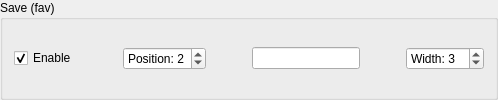
             <widget class="QGroupBox" name="groupButtonSaveFav">
              <property name="toolTip">
               <string>Save file to favourite path</string>
              </property>
              <property name="title">
               <string>Save (fav)</string>
              </property>
              <layout class="QHBoxLayout" name="horizontalLayout_17">
               <item>
                <widget class="QCheckBox" name="checkButtonSaveFav">
                 <property name="sizePolicy">
                  <sizepolicy hsizetype="Maximum" vsizetype="Fixed">
                   <horstretch>0</horstretch>
                   <verstretch>0</verstretch>
                  </sizepolicy>
                 </property>
                 <property name="toolTip">
                  <string>Partial checks are stored in collapsable drawer</string>
                 </property>
                 <property name="text">
                  <string>Enable</string>
                 </property>
                 <property name="checked">
                  <bool>true</bool>
                 </property>
                 <property name="tristate">
                  <bool>true</bool>
                 </property>
                </widget>
               </item>
               <item>
                <spacer name="horizontalSpacer_9">
                 <property name="orientation">
                  <enum>Qt::Horizontal</enum>
                 </property>
                 <property name="sizeHint" stdset="0">
                  <size>
                   <width>40</width>
                   <height>20</height>
                  </size>
                 </property>
                </spacer>
               </item>
               <item>
                <widget class="QSpinBox" name="spinButtonSaveFavPosition">
                 <property name="sizePolicy">
                  <sizepolicy hsizetype="Preferred" vsizetype="Fixed">
                   <horstretch>0</horstretch>
                   <verstretch>0</verstretch>
                  </sizepolicy>
                 </property>
                 <property name="toolTip">
                  <string>Ascending from left to right</string>
                 </property>
                 <property name="correctionMode">
                  <enum>QAbstractSpinBox::CorrectToNearestValue</enum>
                 </property>
                 <property name="suffix">
                  <string/>
                 </property>
                 <property name="prefix">
                  <string>Position: </string>
                 </property>
                 <property name="maximum">
                  <number>9</number>
                 </property>
                 <property name="value">
                  <number>2</number>
                 </property>
                </widget>
               </item>
               <item>
                <spacer name="horizontalSpacer_18">
                 <property name="orientation">
                  <enum>Qt::Horizontal</enum>
                 </property>
                 <property name="sizeHint" stdset="0">
                  <size>
                   <width>40</width>
                   <height>20</height>
                  </size>
                 </property>
                </spacer>
               </item>
               <item>
                <widget class="QLineEdit" name="lineButtonSaveFav">
                 <property name="sizePolicy">
                  <sizepolicy hsizetype="Preferred" vsizetype="Fixed">
                   <horstretch>0</horstretch>
                   <verstretch>0</verstretch>
                  </sizepolicy>
                 </property>
                 <property name="toolTip">
                  <string>Button display text</string>
                 </property>
                 <property name="text">
                  <string/>
                 </property>
                 <property name="cursorPosition">
                  <number>0</number>
                 </property>
                </widget>
               </item>
               <item>
                <spacer name="horizontalSpacer_28">
                 <property name="orientation">
                  <enum>Qt::Horizontal</enum>
                 </property>
                 <property name="sizeHint" stdset="0">
                  <size>
                   <width>40</width>
                   <height>20</height>
                  </size>
                 </property>
                </spacer>
               </item>
               <item>
                <widget class="QSpinBox" name="spinButtonSaveFavWidth">
                 <property name="toolTip">
                  <string>Smaller numbers make for smaller buttons</string>
                 </property>
                 <property name="prefix">
                  <string>Width: </string>
                 </property>
                 <property name="minimum">
                  <number>1</number>
                 </property>
                 <property name="maximum">
                  <number>10</number>
                 </property>
                 <property name="value">
                  <number>3</number>
                 </property>
                </widget>
               </item>
              </layout>
             </widget>
